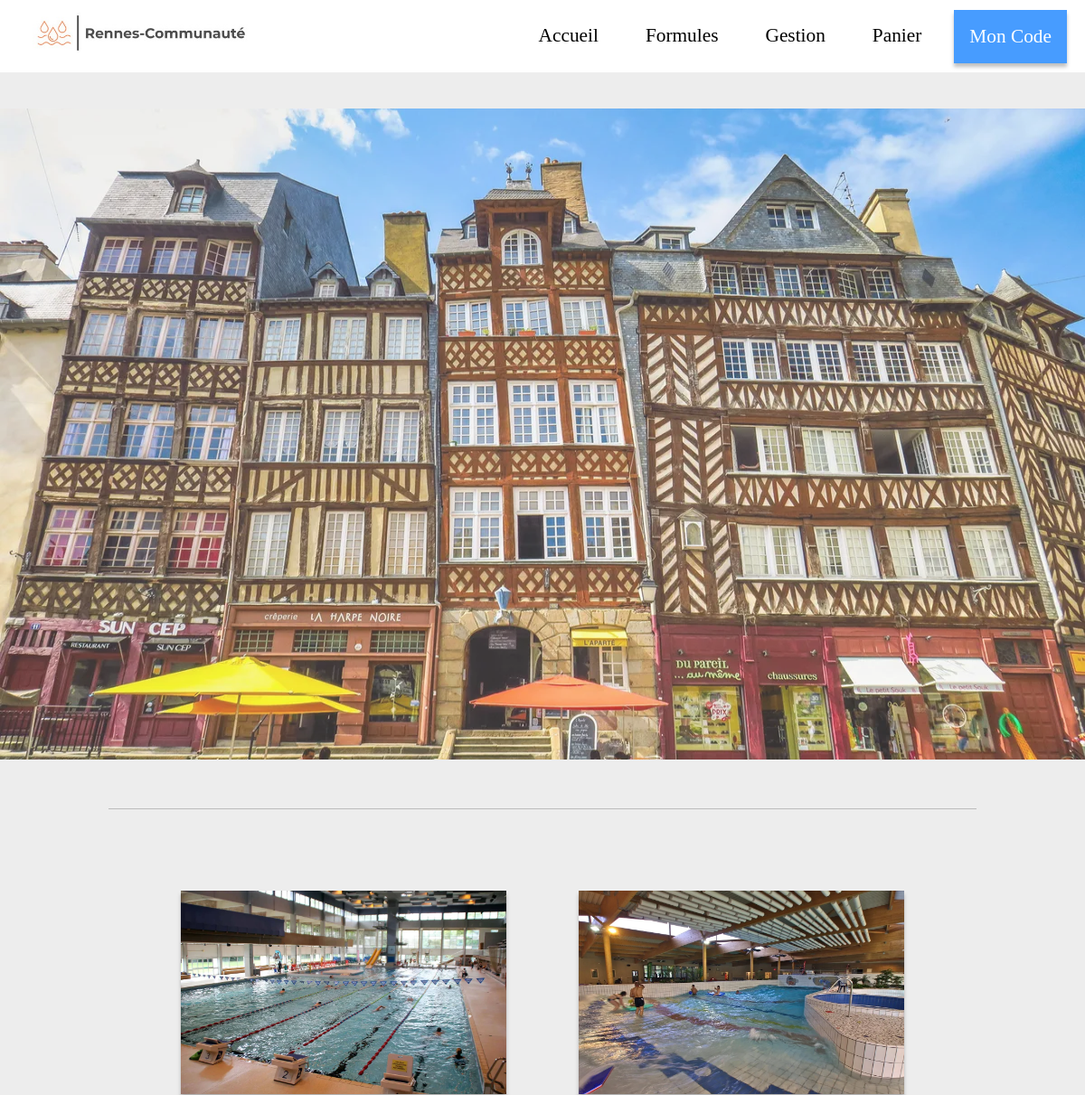
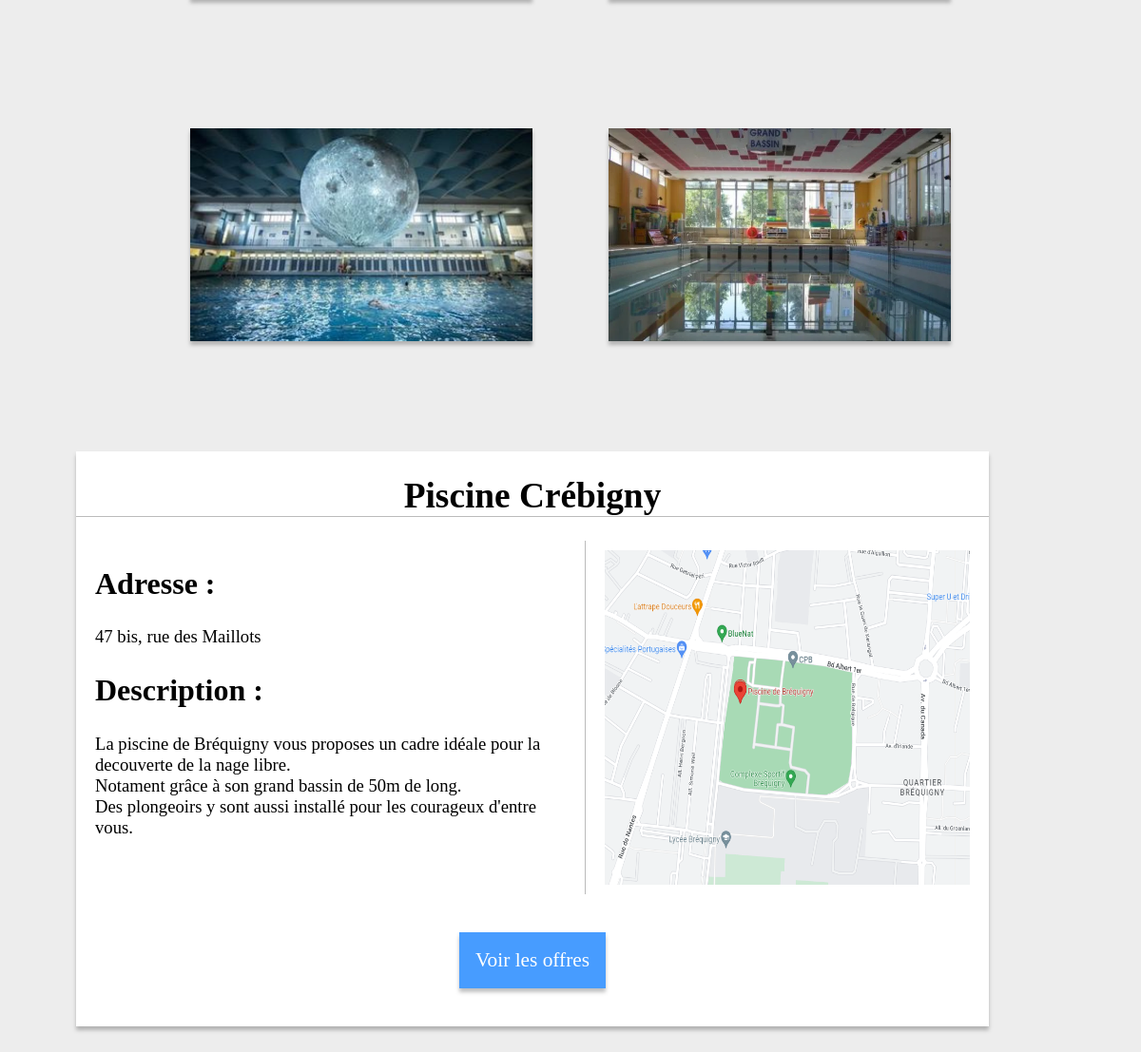
The page /site/index.php on the database its author committed (2 pictures, top to bottom).
### tables this page shows
CREATE TABLE IF NOT EXISTS `pool` (
  `id_pool` int(20) UNSIGNED NOT NULL AUTO_INCREMENT,
  `name` varchar(128) NOT NULL,
  `address` varchar(128) NOT NULL,
  `active` tinyint(1) NOT NULL,
  `picture` varchar(128) NOT NULL,
  `map` varchar(128) NOT NULL,
  `description` varchar(1000) NOT NULL,
  PRIMARY KEY (`id_pool`),
  UNIQUE KEY `id_piscine` (`id_pool`)
);

### site/pdo/database.php (called while the page is built, shortened)
<?php
class DBConnection
{
	private static ?PDO $database = null;
	public static function getInstance(): PDO
	{
		if (DBConnection::$database === null) {
			try {
				DBConnection::$database = new PDO('mysql:host=localhost;dbname=pools;charset=utf8', "root", "");
			} catch (Exception $e) {
				die('Erreur : ' . $e->getMessage());
			}
		}
		return DBConnection::$database;
	}
}
?>

### site/pdo/poolPDO.php (called while the page is built, shortened)
<?php
require_once('pdo/database.php');
class PoolPDO
{
    public function readAll(): array
    {
        $MySQLQuery = 'SELECT * FROM pool';
        $stmt = DBConnection::getInstance()->prepare($MySQLQuery);
        $stmt->execute();
        return $this->returnPools($stmt->fetchAll());
    }
    private function returnPools(array $rows): array
    {
        $pools = [];
        foreach ($rows as $row) {
            $id_pool = $row['id_pool'];
            $name = $row['name'];
            $address = $row['address'];
            $active = $row['active'];
            $picture = $row['picture'];
            $map = $row['map'];
            $description = $row['description'];
            $pool = new Pool($name, $address, $active, $picture, $map, $description, $id_pool);
            $pools[] = $pool;
        }
        return $pools;
    }
}

### site/model/pool.php (called while the page is built, shortened)
<?php
class Pool
{
    private string $name;
    private string $address;
    private string $picture;
    private string $map;
    private string $description;
    public function __construct(
        string $name,
        string $address,
        int $active,
        string $picture,
        string $map,
        string $description,
        int $id_pool = -1
    ) {
        $this->name = $name;
        $this->address = $address;
        $this->picture = $picture;
        $this->map = $map;
        $this->description = $description;
    }
    public function getName(): string
    {
        return $this->name;
    }
    public function getAddress(): string
    {
        return $this->address;
    }
    public function getPicture(): string
    {
        return $this->picture;
    }
    public function getMap(): string
    {
        return $this->map;
    }
    public function getDescription(): string
    {
        return $this->description;
    }
}

### site/controllers/c_HomePage.php (the view, shortened to what this page needs)
<?php
require_once('model/pool.php');
require_once('pdo/poolPDO.php');
class HomePage {
    public $pools;
    public $selectPool;
    function __construct()
    {
        $poolPDO = new PoolPDO();
        $this->pools = $poolPDO->readAll();
        $this->selectPool =  $this->pools[0];
    }
    function printPools(){
        foreach ($this->pools as $pool) {
            echo '<div class="SwimmingPool--Pool">';
            echo ' <img class="SwimmingPool--Img" src="' . $pool->getPicture() . '" value="' . $pool->getName() . '*' . $pool->getAddress() . '*' . $pool->getDescription() . '*' . $pool->getMap() . '" alt="" onclick="PiscineClickEvent(this)">';
            echo '</div>';
        }
    }
    function printPoolName(){
        echo  '<h1 id="FocusSwimmingPool--Title">' . $this->selectPool->getName() . '</h1>';
    }
    function printPoolAddress(){
       echo '<p id="FocusSwimmingPool--Address">' . $this->selectPool->getAddress() . '<p>';
    }
    function printDescription(){
        echo '<p id="FocusSwimmingPool--Descriptif">' . $this->selectPool->getDescription() . '<p></br>';
    }
    function printMap(){
        echo ' <img id="FocusSwimmingPool--Map" src="' . $this->selectPool->getMap() . '" alt="">';
    }
}

### site/view/v_HomePage.php (shortened to what this page needs)
<?php
    require_once('controllers/c_HomePage.php');
    $ControllerHomePage = new HomePage;
?>
<main>
    <img class="banner" src="view\img\bannerRennes.webp" alt="">
    <div class="SelectSwimmingPool">
        <div class="line"></div>
        <?php $ControllerHomePage->printPools() ?>
    </div>
    <div class="groupBox">
        <?php $ControllerHomePage->printPoolName() ?>
        <div>
            <div class="info">
                <article>
                    <h2> Adresse : </h2>
                    <?php $ControllerHomePage->printPoolAddress() ?>
                    <h2> Description : </h2>
                    <?php $ControllerHomePage->printDescription() ?>
                </article>
            </div>
            <?php $ControllerHomePage->printMap() ?>
        </div>
      <a class="blueLink" href="/index.php?action=achat"  >Voir les offres</a>
    </div>
</main>
<?php $content = ob_get_clean(); ?>
<?php require('view/layout.php') ?>

### site/index.php (shortened to what this page needs)
<?php
$action = null;
if (empty($action)) {
	$action = 'accueil';
}
switch ($action) {
	case 'accueil':
		require('view/v_HomePage.php');
		break;
}

### site/view/layout.php (shortened to what this page needs)
<!DOCTYPE html>
<html>
<head>
    <link href="../view/style.css" rel="stylesheet" />
</head>
<body>
    <header>
        <nav>
            <a class=a-nostyle href="/index.php?action=accueil"><img src="view/img/logo.jpeg" alt=""></a>
            <ul>
                <li><a href="/index.php?action=accueil">Accueil</a></li>
                <li><a href="/index.php?action=achat">Formules</a></li>
                <li><a href="/index.php?action=admin">Gestion</a></li>
                <li><a href="/index.php?action=panier">Panier</a></li>
                <li><a class="blueLink" href="/index.php?action=verif">Mon Code</a></li>
            </ul>
        </nav>
    </header>
    <?= $content ?>
</body>
</html>

### site/view/style.css (style rules this page uses)
body { margin: 0%; padding: 0%; background-color: #ededed; }
a { display: block; text-align: center; padding: 16px; margin-right: 20px; font-family: "Istok Web"; font-size: 16pt; text-decoration: none; color: #000000; }
.blueLink { color: #ffffff; background-color: #479cff; border: solid 1px #479cff; box-shadow: 0px 4px 4px rgba(0, 0, 0, 0.25); }
h1 { font-size: 28pt; }
h2 { font-family: "Istok Web"; font-size: 24pt; }
p { font-size: 14pt; }
.line { margin: 50px 0px 50px 0px; width: 80%; border-bottom: solid 1px #bbbbbb; }
.banner { width: 100vw; height: 90vh; opacity: 80%; }
.groupBox { margin: 20px 0px 10vh 10vh; padding-bottom: 20px; width: 80vw; display: flex; flex-direction: column; align-items: center; background-color: #ffffff; box-shadow: 0px 4px 4px rgba(0, 0, 0, 0.25); }
nav { position: fixed; top: 0; z-index: 1; display: flex; justify-content: space-between; align-items: center; background-color: #ffffff; width: 100vw; height: 10vh; }
nav img { margin-left: 20px; width: 20vw; }
nav ul { margin: 0%; padding: 0%; display: flex; list-style-type: none; }
.SelectSwimmingPool { margin: 0%; padding: 0%; display: flex; justify-content: center; flex-wrap: wrap; }
.SelectSwimmingPool .SwimmingPool--Pool { width: 30vw; margin: 40px; }
.SelectSwimmingPool .SwimmingPool--Img { width: 100%; height: 80%; opacity: 100%; box-shadow: 0px 4px 4px rgba(0, 0, 0, 0.25); }
.groupBox h1 { width: 100%; border-bottom: solid 1px #bbbbbb; text-align: center; }
.groupBox div { display: flex; width: 100%; height: 100%; }
.groupBox .info { width: 60%; margin: 0px 10px 0px 20px; }
.groupBox img { padding: 10px 20px 10px 20px; width: 40%; border-left: solid 1px #bbbbbb; }
.groupBox a { margin: 40px 0px 20px 0px; }
main { margin-top: 15vh; }
.a-nostyle { text-decoration: none; }

### rows shown on the page
pool: picture (picture), name "Piscine Crébigny", address "47 bis, rue des Maillots", description "La piscine de Bréquigny vous proposes un cadre idéale pour la decouverte de la nage libre. Notament grâce à son grand bassin de 50m de long. Des plongeoirs y sont aussi installé pour les courageux d'entre vous.", map (picture)
pool: picture (picture)
pool: picture (picture)
pool: picture (picture)
